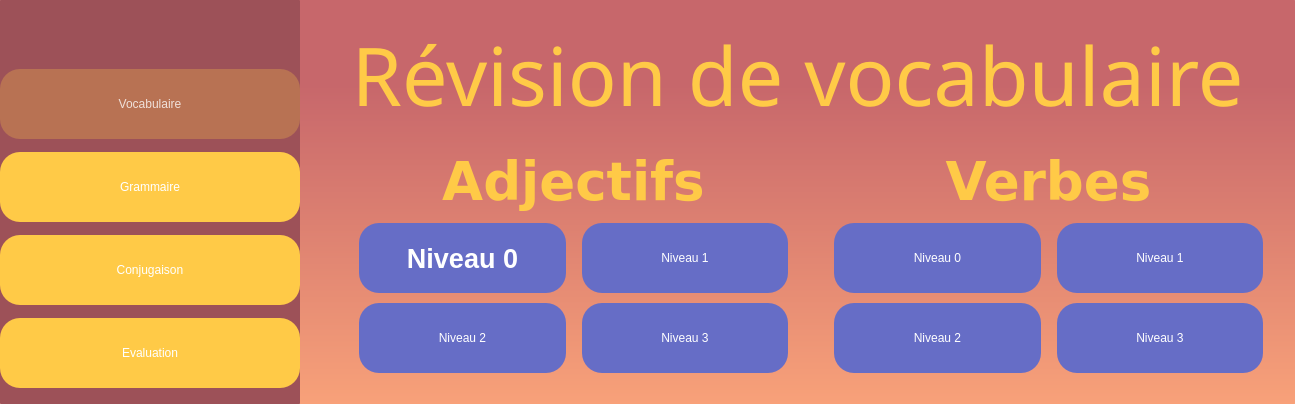
<?xml version="1.0" encoding="UTF-8"?>
<ui version="4.0">
 <class>MainWindow</class>
 <widget class="QMainWindow" name="MainWindow">
  <property name="geometry">
   <rect>
    <x>0</x>
    <y>0</y>
    <width>1295</width>
    <height>404</height>
   </rect>
  </property>
  <property name="windowTitle">
   <string>MainWindow</string>
  </property>
  <property name="styleSheet">
   <string notr="true">border-radius: 1px</string>
  </property>
  <widget class="QWidget" name="centralwidget">
   <property name="styleSheet">
    <string notr="true">background-color: qlineargradient(spread:pad, x1:1, y1:0.21, x2:1, y2:1, stop:0 rgba(199, 103, 107, 255), stop:1 rgba(248, 161, 121, 255));</string>
   </property>
   <layout class="QGridLayout" name="gridLayout_4">
    <property name="leftMargin">
     <number>0</number>
    </property>
    <property name="topMargin">
     <number>0</number>
    </property>
    <property name="rightMargin">
     <number>0</number>
    </property>
    <property name="bottomMargin">
     <number>0</number>
    </property>
    <property name="spacing">
     <number>0</number>
    </property>
    <item row="0" column="0">
     <widget class="QFrame" name="side_menu">
      <property name="minimumSize">
       <size>
        <width>0</width>
        <height>0</height>
       </size>
      </property>
      <property name="maximumSize">
       <size>
        <width>300</width>
        <height>16777215</height>
       </size>
      </property>
      <property name="layoutDirection">
       <enum>Qt::LeftToRight</enum>
      </property>
      <property name="styleSheet">
       <string notr="true">background-color: rgb(157, 81, 88);</string>
      </property>
      <property name="frameShape">
       <enum>QFrame::StyledPanel</enum>
      </property>
      <property name="frameShadow">
       <enum>QFrame::Raised</enum>
      </property>
      <layout class="QGridLayout" name="gridLayout">
       <property name="leftMargin">
        <number>0</number>
       </property>
       <property name="topMargin">
        <number>0</number>
       </property>
       <property name="rightMargin">
        <number>0</number>
       </property>
       <property name="bottomMargin">
        <number>0</number>
       </property>
       <property name="spacing">
        <number>0</number>
       </property>
       <item row="6" column="0">
        <widget class="QToolButton" name="btn_to_eval">
         <property name="maximumSize">
          <size>
           <width>500</width>
           <height>70</height>
          </size>
         </property>
         <property name="cursor">
          <cursorShape>PointingHandCursor</cursorShape>
         </property>
         <property name="styleSheet">
          <string notr="true">background-color: rgb(255, 202, 71);
border-radius: 20px;
color: white;
font: 700 22pt &quot;Segoe UI Variable Display&quot;;</string>
         </property>
         <property name="text">
          <string>Evaluation</string>
         </property>
        </widget>
       </item>
       <item row="2" column="0">
        <widget class="QToolButton" name="toolButton">
         <property name="enabled">
          <bool>false</bool>
         </property>
         <property name="sizePolicy">
          <sizepolicy hsizetype="Preferred" vsizetype="Maximum">
           <horstretch>0</horstretch>
           <verstretch>0</verstretch>
          </sizepolicy>
         </property>
         <property name="maximumSize">
          <size>
           <width>500</width>
           <height>70</height>
          </size>
         </property>
         <property name="cursor">
          <cursorShape>PointingHandCursor</cursorShape>
         </property>
         <property name="layoutDirection">
          <enum>Qt::LeftToRight</enum>
         </property>
         <property name="styleSheet">
          <string notr="true">background-color: rgba(255, 202, 71,70);
border-radius: 20px;
color: rgba(255,255,255,200);
font: 700 22pt &quot;Segoe UI Variable Display&quot;;</string>
         </property>
         <property name="text">
          <string>Vocabulaire</string>
         </property>
        </widget>
       </item>
       <item row="5" column="0">
        <widget class="QToolButton" name="btn_to_conj">
         <property name="maximumSize">
          <size>
           <width>500</width>
           <height>70</height>
          </size>
         </property>
         <property name="cursor">
          <cursorShape>PointingHandCursor</cursorShape>
         </property>
         <property name="styleSheet">
          <string notr="true">background-color: rgb(255, 202, 71);
border-radius: 20px;
color: white;
font: 700 22pt &quot;Segoe UI Variable Display&quot;;</string>
         </property>
         <property name="text">
          <string>Conjugaison</string>
         </property>
        </widget>
       </item>
       <item row="3" column="0">
        <widget class="QToolButton" name="btn_to_gram">
         <property name="maximumSize">
          <size>
           <width>500</width>
           <height>70</height>
          </size>
         </property>
         <property name="cursor">
          <cursorShape>PointingHandCursor</cursorShape>
         </property>
         <property name="styleSheet">
          <string notr="true">background-color: rgb(255, 202, 71);
border-radius: 20px;
color: white;
font: 700 22pt &quot;Segoe UI Variable Display&quot;;</string>
         </property>
         <property name="text">
          <string>Grammaire</string>
         </property>
        </widget>
       </item>
       <item row="1" column="0">
        <spacer name="verticalSpacer">
         <property name="orientation">
          <enum>Qt::Vertical</enum>
         </property>
         <property name="sizeType">
          <enum>QSizePolicy::Fixed</enum>
         </property>
         <property name="sizeHint" stdset="0">
          <size>
           <width>41</width>
           <height>56</height>
          </size>
         </property>
        </spacer>
       </item>
      </layout>
     </widget>
    </item>
    <item row="0" column="1">
     <widget class="QWidget" name="main_menu" native="true">
      <layout class="QGridLayout" name="gridLayout_5">
       <property name="topMargin">
        <number>19</number>
       </property>
       <property name="verticalSpacing">
        <number>6</number>
       </property>
       <item row="0" column="0">
        <widget class="QFrame" name="title_frame">
         <property name="maximumSize">
          <size>
           <width>16777215</width>
           <height>200</height>
          </size>
         </property>
         <property name="styleSheet">
          <string notr="true">background-color: rgba(255, 255, 255,0);</string>
         </property>
         <property name="frameShape">
          <enum>QFrame::StyledPanel</enum>
         </property>
         <property name="frameShadow">
          <enum>QFrame::Raised</enum>
         </property>
         <layout class="QGridLayout" name="gridLayout_2">
          <property name="leftMargin">
           <number>0</number>
          </property>
          <property name="topMargin">
           <number>0</number>
          </property>
          <property name="rightMargin">
           <number>0</number>
          </property>
          <property name="bottomMargin">
           <number>0</number>
          </property>
          <property name="spacing">
           <number>0</number>
          </property>
          <item row="0" column="0">
           <widget class="QLabel" name="label">
            <property name="font">
             <font>
              <family>Sitka Heading Semibold</family>
              <pointsize>61</pointsize>
             </font>
            </property>
            <property name="styleSheet">
             <string notr="true">color:rgb(255, 202, 71);
background-color: rgba(255, 255, 255,0);</string>
            </property>
            <property name="text">
             <string>Révision de vocabulaire</string>
            </property>
            <property name="alignment">
             <set>Qt::AlignCenter</set>
            </property>
           </widget>
          </item>
         </layout>
        </widget>
       </item>
       <item row="1" column="0">
        <widget class="QFrame" name="content_frame">
         <property name="styleSheet">
          <string notr="true">background-color: rgba(255, 255, 255,0);</string>
         </property>
         <property name="frameShape">
          <enum>QFrame::StyledPanel</enum>
         </property>
         <property name="frameShadow">
          <enum>QFrame::Raised</enum>
         </property>
         <layout class="QGridLayout" name="gridLayout_3">
          <property name="sizeConstraint">
           <enum>QLayout::SetDefaultConstraint</enum>
          </property>
          <property name="leftMargin">
           <number>50</number>
          </property>
          <property name="topMargin">
           <number>14</number>
          </property>
          <property name="rightMargin">
           <number>23</number>
          </property>
          <property name="bottomMargin">
           <number>0</number>
          </property>
          <property name="horizontalSpacing">
           <number>16</number>
          </property>
          <property name="verticalSpacing">
           <number>10</number>
          </property>
          <item row="2" column="3">
           <widget class="QPushButton" name="btn_vrb_lvl0">
            <property name="minimumSize">
             <size>
              <width>0</width>
              <height>70</height>
             </size>
            </property>
            <property name="maximumSize">
             <size>
              <width>16777215</width>
              <height>16777215</height>
             </size>
            </property>
            <property name="cursor">
             <cursorShape>PointingHandCursor</cursorShape>
            </property>
            <property name="styleSheet">
             <string notr="true">border-radius:20px;
background-color:rgb(102, 109, 198); 
font: 700 20pt &quot;Tahoma&quot;;
color: rgb(255, 255, 255);
</string>
            </property>
            <property name="text">
             <string>Niveau 0</string>
            </property>
            <attribute name="buttonGroup">
             <string notr="true">buttonGroup_2</string>
            </attribute>
           </widget>
          </item>
          <item row="3" column="3">
           <widget class="QPushButton" name="btn_vrb_lvl2">
            <property name="minimumSize">
             <size>
              <width>0</width>
              <height>70</height>
             </size>
            </property>
            <property name="maximumSize">
             <size>
              <width>16777215</width>
              <height>16777215</height>
             </size>
            </property>
            <property name="cursor">
             <cursorShape>PointingHandCursor</cursorShape>
            </property>
            <property name="styleSheet">
             <string notr="true">border-radius:20px;
background-color:rgb(102, 109, 198); 
font: 700 20pt &quot;Tahoma&quot;;
color: rgb(255, 255, 255);
</string>
            </property>
            <property name="text">
             <string>Niveau 2</string>
            </property>
            <attribute name="buttonGroup">
             <string notr="true">buttonGroup_2</string>
            </attribute>
           </widget>
          </item>
          <item row="1" column="0" colspan="2">
           <widget class="QLabel" name="label_2">
            <property name="minimumSize">
             <size>
              <width>0</width>
              <height>0</height>
             </size>
            </property>
            <property name="maximumSize">
             <size>
              <width>16777215</width>
              <height>16777215</height>
             </size>
            </property>
            <property name="font">
             <font>
              <family>Verdana</family>
              <pointsize>40</pointsize>
              <italic>false</italic>
              <bold>true</bold>
             </font>
            </property>
            <property name="styleSheet">
             <string notr="true">color:rgb(255, 202, 71);

background-color: rgba(255, 255, 255,0);
font: 700 40pt &quot;Verdana&quot;;</string>
            </property>
            <property name="text">
             <string>Adjectifs</string>
            </property>
            <property name="alignment">
             <set>Qt::AlignCenter</set>
            </property>
           </widget>
          </item>
          <item row="2" column="0">
           <widget class="QPushButton" name="btn_adj_lvl0">
            <property name="minimumSize">
             <size>
              <width>0</width>
              <height>70</height>
             </size>
            </property>
            <property name="maximumSize">
             <size>
              <width>16777215</width>
              <height>16777215</height>
             </size>
            </property>
            <property name="font">
             <font>
              <family>Tahoma</family>
              <pointsize>20</pointsize>
              <italic>false</italic>
              <bold>true</bold>
             </font>
            </property>
            <property name="cursor">
             <cursorShape>PointingHandCursor</cursorShape>
            </property>
            <property name="styleSheet">
             <string notr="true">border-radius:20px;
background-color:rgb(102, 109, 198); 
font: 700 20pt &quot;Tahoma&quot;;
color: rgb(255, 255, 255);

</string>
            </property>
            <property name="text">
             <string>Niveau 0</string>
            </property>
            <attribute name="buttonGroup">
             <string notr="true">buttonGroup</string>
            </attribute>
           </widget>
          </item>
          <item row="2" column="1">
           <widget class="QPushButton" name="btn_adj_lvl1">
            <property name="minimumSize">
             <size>
              <width>0</width>
              <height>70</height>
             </size>
            </property>
            <property name="maximumSize">
             <size>
              <width>16777215</width>
              <height>16777215</height>
             </size>
            </property>
            <property name="cursor">
             <cursorShape>PointingHandCursor</cursorShape>
            </property>
            <property name="styleSheet">
             <string notr="true">border-radius:20px;
background-color:rgb(102, 109, 198); 
font: 700 20pt &quot;Tahoma&quot;;
color: rgb(255, 255, 255);
</string>
            </property>
            <property name="text">
             <string>Niveau 1</string>
            </property>
            <attribute name="buttonGroup">
             <string notr="true">buttonGroup</string>
            </attribute>
           </widget>
          </item>
          <item row="3" column="4">
           <widget class="QPushButton" name="btn_vrb_lvl3">
            <property name="minimumSize">
             <size>
              <width>0</width>
              <height>70</height>
             </size>
            </property>
            <property name="maximumSize">
             <size>
              <width>16777215</width>
              <height>16777215</height>
             </size>
            </property>
            <property name="cursor">
             <cursorShape>PointingHandCursor</cursorShape>
            </property>
            <property name="styleSheet">
             <string notr="true">border-radius:20px;
background-color:rgb(102, 109, 198); 
font: 700 20pt &quot;Tahoma&quot;;
color: rgb(255, 255, 255);
</string>
            </property>
            <property name="text">
             <string>Niveau 3</string>
            </property>
            <attribute name="buttonGroup">
             <string notr="true">buttonGroup_2</string>
            </attribute>
           </widget>
          </item>
          <item row="3" column="0">
           <widget class="QPushButton" name="btn_adj_lvl2">
            <property name="minimumSize">
             <size>
              <width>0</width>
              <height>70</height>
             </size>
            </property>
            <property name="maximumSize">
             <size>
              <width>16777215</width>
              <height>16777215</height>
             </size>
            </property>
            <property name="cursor">
             <cursorShape>PointingHandCursor</cursorShape>
            </property>
            <property name="styleSheet">
             <string notr="true">border-radius:20px;
background-color:rgb(102, 109, 198); 
font: 700 20pt &quot;Tahoma&quot;;
color: rgb(255, 255, 255);
</string>
            </property>
            <property name="text">
             <string>Niveau 2</string>
            </property>
            <attribute name="buttonGroup">
             <string notr="true">buttonGroup</string>
            </attribute>
           </widget>
          </item>
          <item row="4" column="2">
           <spacer name="verticalSpacer_2">
            <property name="orientation">
             <enum>Qt::Vertical</enum>
            </property>
            <property name="sizeType">
             <enum>QSizePolicy::Maximum</enum>
            </property>
            <property name="sizeHint" stdset="0">
             <size>
              <width>20</width>
              <height>150</height>
             </size>
            </property>
           </spacer>
          </item>
          <item row="1" column="3" colspan="2">
           <widget class="QLabel" name="label_3">
            <property name="maximumSize">
             <size>
              <width>16777215</width>
              <height>60</height>
             </size>
            </property>
            <property name="font">
             <font>
              <family>Verdana</family>
              <pointsize>40</pointsize>
              <italic>false</italic>
              <bold>true</bold>
             </font>
            </property>
            <property name="styleSheet">
             <string notr="true">color:rgb(255, 202, 71);
background-color: rgba(255, 255, 255,0);
font: 700 40pt &quot;Verdana&quot;;</string>
            </property>
            <property name="text">
             <string>Verbes</string>
            </property>
            <property name="alignment">
             <set>Qt::AlignCenter</set>
            </property>
           </widget>
          </item>
          <item row="2" column="4">
           <widget class="QPushButton" name="btn_vrb_lvl1">
            <property name="minimumSize">
             <size>
              <width>0</width>
              <height>70</height>
             </size>
            </property>
            <property name="maximumSize">
             <size>
              <width>16777215</width>
              <height>16777215</height>
             </size>
            </property>
            <property name="cursor">
             <cursorShape>PointingHandCursor</cursorShape>
            </property>
            <property name="styleSheet">
             <string notr="true">border-radius:20px;
background-color:rgb(102, 109, 198); 
font: 700 20pt &quot;Tahoma&quot;;
color: rgb(255, 255, 255);
</string>
            </property>
            <property name="text">
             <string>Niveau 1</string>
            </property>
            <attribute name="buttonGroup">
             <string notr="true">buttonGroup_2</string>
            </attribute>
           </widget>
          </item>
          <item row="3" column="2">
           <spacer name="horizontalSpacer">
            <property name="orientation">
             <enum>Qt::Horizontal</enum>
            </property>
            <property name="sizeType">
             <enum>QSizePolicy::Ignored</enum>
            </property>
            <property name="sizeHint" stdset="0">
             <size>
              <width>30</width>
              <height>20</height>
             </size>
            </property>
           </spacer>
          </item>
          <item row="3" column="1">
           <widget class="QPushButton" name="btn_adj_lvl3">
            <property name="minimumSize">
             <size>
              <width>0</width>
              <height>70</height>
             </size>
            </property>
            <property name="maximumSize">
             <size>
              <width>16777215</width>
              <height>16777215</height>
             </size>
            </property>
            <property name="cursor">
             <cursorShape>PointingHandCursor</cursorShape>
            </property>
            <property name="styleSheet">
             <string notr="true">border-radius:20px;
background-color:rgb(102, 109, 198); 
font: 700 20pt &quot;Tahoma&quot;;
color: rgb(255, 255, 255);
</string>
            </property>
            <property name="text">
             <string>Niveau 3</string>
            </property>
            <attribute name="buttonGroup">
             <string notr="true">buttonGroup</string>
            </attribute>
           </widget>
          </item>
         </layout>
        </widget>
       </item>
      </layout>
     </widget>
    </item>
   </layout>
  </widget>
 </widget>
 <resources/>
 <connections/>
 <buttongroups>
  <buttongroup name="buttonGroup"/>
  <buttongroup name="buttonGroup_2"/>
 </buttongroups>
</ui>
